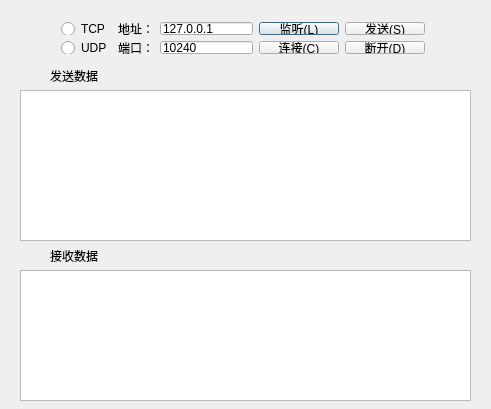
<?xml version="1.0" encoding="UTF-8"?>
<ui version="4.0">
 <class>SocketTestWindow</class>
 <widget class="QDialog" name="SocketTestWindow">
  <property name="geometry">
   <rect>
    <x>0</x>
    <y>0</y>
    <width>491</width>
    <height>409</height>
   </rect>
  </property>
  <property name="windowTitle">
   <string>套接字-测试工具</string>
  </property>
  <widget class="QLabel" name="label_2">
   <property name="geometry">
    <rect>
     <x>50</x>
     <y>70</y>
     <width>54</width>
     <height>12</height>
    </rect>
   </property>
   <property name="text">
    <string>发送数据</string>
   </property>
  </widget>
  <widget class="QTextEdit" name="m_teSendData">
   <property name="geometry">
    <rect>
     <x>20</x>
     <y>90</y>
     <width>451</width>
     <height>151</height>
    </rect>
   </property>
  </widget>
  <widget class="QLabel" name="label_6">
   <property name="geometry">
    <rect>
     <x>50</x>
     <y>250</y>
     <width>54</width>
     <height>12</height>
    </rect>
   </property>
   <property name="text">
    <string>接收数据</string>
   </property>
  </widget>
  <widget class="QTextEdit" name="m_teRecvData">
   <property name="geometry">
    <rect>
     <x>20</x>
     <y>270</y>
     <width>451</width>
     <height>131</height>
    </rect>
   </property>
  </widget>
  <widget class="QWidget" name="">
   <property name="geometry">
    <rect>
     <x>50</x>
     <y>11</y>
     <width>386</width>
     <height>54</height>
    </rect>
   </property>
   <layout class="QGridLayout" name="gridLayout">
    <item row="0" column="0">
     <widget class="QRadioButton" name="m_rbTcpEnable">
      <property name="text">
       <string>TCP</string>
      </property>
     </widget>
    </item>
    <item row="0" column="1">
     <widget class="QLabel" name="label_5">
      <property name="text">
       <string>地址：</string>
      </property>
     </widget>
    </item>
    <item row="0" column="2">
     <widget class="QLineEdit" name="m_leAddress">
      <property name="text">
       <string>127.0.0.1</string>
      </property>
     </widget>
    </item>
    <item row="0" column="3">
     <widget class="QPushButton" name="m_pbListen">
      <property name="text">
       <string>监听(&amp;L)</string>
      </property>
     </widget>
    </item>
    <item row="0" column="4">
     <widget class="QPushButton" name="m_pbSend">
      <property name="text">
       <string>发送(&amp;S)</string>
      </property>
     </widget>
    </item>
    <item row="1" column="0">
     <widget class="QRadioButton" name="m_rbUdpEnable">
      <property name="text">
       <string>UDP</string>
      </property>
     </widget>
    </item>
    <item row="1" column="1">
     <widget class="QLabel" name="label">
      <property name="text">
       <string>端口：</string>
      </property>
     </widget>
    </item>
    <item row="1" column="2">
     <widget class="QLineEdit" name="m_lePort">
      <property name="text">
       <string>10240</string>
      </property>
     </widget>
    </item>
    <item row="1" column="3">
     <widget class="QPushButton" name="m_pbConnect">
      <property name="text">
       <string>连接(&amp;C)</string>
      </property>
     </widget>
    </item>
    <item row="1" column="4">
     <widget class="QPushButton" name="m_pbDisconnect">
      <property name="text">
       <string>断开(&amp;D)</string>
      </property>
     </widget>
    </item>
   </layout>
  </widget>
 </widget>
 <layoutdefault spacing="6" margin="11"/>
 <resources/>
 <connections/>
</ui>
